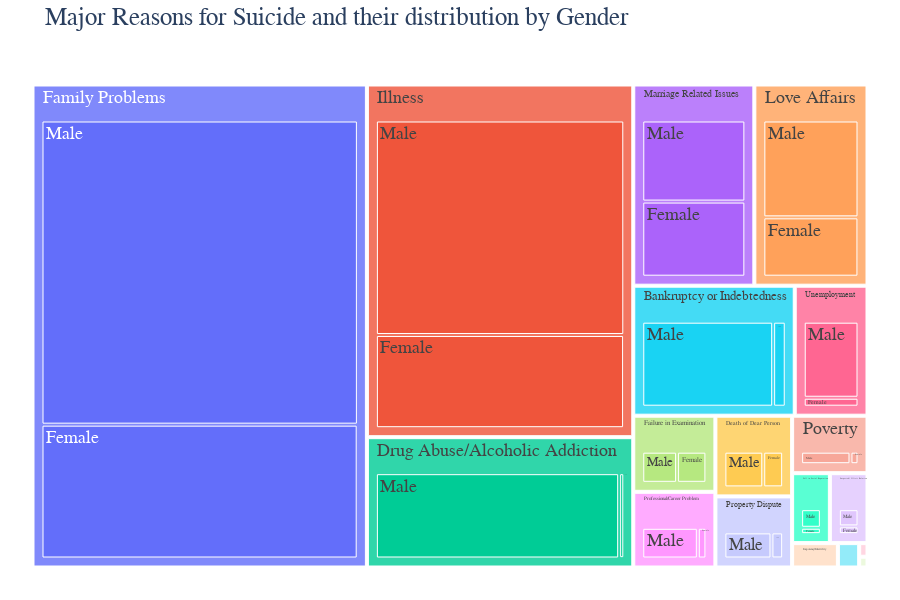

The notebook cell saved with this chart:
### Code cell
cause_wise_age_gender_df_sub = cause_wise_age_gender_df_sub[~cause_wise_age_gender_df_sub['Cause'].isin(
    ['Other Causes', 'Causes Not Known'])]
fig = px.treemap(cause_wise_age_gender_df_sub, path=['Cause', 'Gender'], values='Count',
                 hover_data=['Gender', 'Count'], title="Major Reasons for Suicide and their distribution by Gender")
fig.update_layout(height=600, font_family="Rockwell", template='plotly_white+presentation', margin=dict(t=50, l=25, r=25, b=25))
fig.show()

### Figure 1 — Plotly figure (JSON) as saved in the notebook; plotly's stock layout.template omitted (floating-point values rounded to 4 significant figures; data arrays with more than 128 entries replaced by an {"elided": "..."} marker saying what was removed)
{"data": [{"branchvalues": "total", "customdata": {"elided": "72x2 mixed values"}, "domain": {"x": [0, 1], "y": [0, 1]}, "hovertemplate": "labels=%{label}<br>Count=%{customdata[1]}<br>parent=%{parent}<br>id=%{id}<br>Gender=%{customdata[0]}<extra></extra>", "ids": ["Bankruptcy or Indebtedness/Female", "Death of Dear Person/Female", "Drug Abuse/Alcoholic Addiction/Female", "Failure in Examination/Female", "Fall in Social Reputation/Female", "Family Problems/Female", "Ideological Causes/Hero Worshipping/Female", "Illegitimate Pregnancy/Female", "Illness/Female", "Impotency/Infertility/Female", "Love Affairs/Female", "Marriage Related Issues/Female", "Physical Abuse/Female", "Poverty/Female", "Professional/Career Problem/Female", "Property Dispute/Female", "Suspected/ Illicit Relation/Female", "Unemployment/Female", "Bankruptcy or Indebtedness/Male", "Death of Dear Person/Male", "Drug Abuse/Alcoholic Addiction/Male", "Failure in Examination/Male", "Fall in Social Reputation/Male", "Family Problems/Male", "Ideological Causes/Hero Worshipping/Male", "Illegitimate Pregnancy/Male", "Illness/Male", "Impotency/Infertility/Male", "Love Affairs/Male", "Marriage Related Issues/Male", "Physical Abuse/Male", "Poverty/Male", "Professional/Career Problem/Male", "Property Dispute/Male", "Suspected/ Illicit Relation/Male", "Unemployment/Male", "Bankruptcy or Indebtedness/Transgender", "Death of Dear Person/Transgender", "Drug Abuse/Alcoholic Addiction/Transgender", "Failure in Examination/Transgender", "Fall in Social Reputation/Transgender", "Family Problems/Transgender", "Ideological Causes/Hero Worshipping/Transgender", "Illegitimate Pregnancy/Transgender", "Illness/Transgender", "Impotency/Infertility/Transgender", "Love Affairs/Transgender", "Marriage Related Issues/Transgender", "Physical Abuse/Transgender", "Poverty/Transgender", "Professional/Career Problem/Transgender", "Property Dispute/Transgender", "Suspected/ Illicit Relation/Transgender", "Unemployment/Transgender", "Bankruptcy or Indebtedness", "Death of Dear Person", "Drug Abuse/Alcoholic Addiction", "Failure in Examination", "Fall in Social Reputation", "Family Problems", "Ideological Causes/Hero Worshipping", "Illegitimate Pregnancy", "Illness", "Impotency/Infertility", "Love Affairs", "Marriage Related Issues", "Physical Abuse", "Poverty", "Professional/Career Problem", "Property Dispute", "Suspected/ Illicit Relation", "Unemployment"], "labels": ["Female", "Female", "Female", "Female", "Female", "Female", "Female", "Female", "Female", "Female", "Female", "Female", "Female", "Female", "Female", "Female", "Female", "Female", "Male", "Male", "Male", "Male", "Male", "Male", "Male", "Male", "Male", "Male", "Male", "Male", "Male", "Male", "Male", "Male", "Male", "Male", "Transgender", "Transgender", "Transgender", "Transgender", "Transgender", "Transgender", "Transgender", "Transgender", "Transgender", "Transgender", "Transgender", "Transgender", "Transgender", "Transgender", "Transgender", "Transgender", "Transgender", "Transgender", "Bankruptcy or Indebtedness", "Death of Dear Person", "Drug Abuse/Alcoholic Addiction", "Failure in Examination", "Fall in Social Reputation", "Family Problems", "Ideological Causes/Hero Worshipping", "Illegitimate Pregnancy", "Illness", "Impotency/Infertility", "Love Affairs", "Marriage Related Issues", "Physical Abuse", "Poverty", "Professional/Career Problem", "Property Dispute", "Suspected/ Illicit Relation", "Unemployment"], "name": "", "parents": ["Bankruptcy or Indebtedness", "Death of Dear Person", "Drug Abuse/Alcoholic Addiction", "Failure in Examination", "Fall in Social Reputation", "Family Problems", "Ideological Causes/Hero Worshipping", "Illegitimate Pregnancy", "Illness", "Impotency/Infertility", "Love Affairs", "Marriage Related Issues", "Physical Abuse", "Poverty", "Professional/Career Problem", "Property Dispute", "Suspected/ Illicit Relation", "Unemployment", "Bankruptcy or Indebtedness", "Death of Dear Person", "Drug Abuse/Alcoholic Addiction", "Failure in Examination", "Fall in Social Reputation", "Family Problems", "Ideological Causes/Hero Worshipping", "Illegitimate Pregnancy", "Illness", "Impotency/Infertility", "Love Affairs", "Marriage Related Issues", "Physical Abuse", "Poverty", "Professional/Career Problem", "Property Dispute", "Suspected/ Illicit Relation", "Unemployment", "Bankruptcy or Indebtedness", "Death of Dear Person", "Drug Abuse/Alcoholic Addiction", "Failure in Examination", "Fall in Social Reputation", "Family Problems", "Ideological Causes/Hero Worshipping", "Illegitimate Pregnancy", "Illness", "Impotency/Infertility", "Love Affairs", "Marriage Related Issues", "Physical Abuse", "Poverty", "Professional/Career Problem", "Property Dispute", "Suspected/ Illicit Relation", "Unemployment", "", "", "", "", "", "", "", "", "", "", "", "", "", "", "", "", "", ""], "type": "treemap", "values": [617, 702, 239, 958, 225, 16530, 59, 30, 9527, 205, 2897, 3926, 27, 203, 278, 363, 274, 334, 6417, 1372, 11394, 1137, 659, 37587, 115, 0, 21949, 169, 4730, 4237, 11, 1249, 1805, 1465, 608, 2836, 0, 1, 1, 0, 0, 10, 0, 0, 8, 0, 2, 1, 0, 0, 0, 1, 0, 0, 7034, 2075, 11634, 2095, 884, 54127, 174, 30, 31484, 374, 7629, 8164, 38, 1452, 2083, 1829, 882, 3170]}], "layout": {"font": {"family": "Rockwell"}, "height": 600, "legend": {"tracegroupgap": 0}, "margin": {"b": 25, "l": 25, "r": 25, "t": 50}, "title": {"text": "Major Reasons for Suicide and their distribution by Gender"}}}
